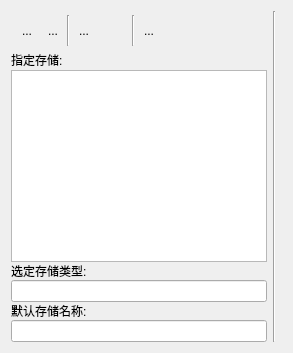
     <widget class="QWidget" name="tabStorage">
      <attribute name="title">
       <string>存储</string>
      </attribute>
      <layout class="QHBoxLayout" name="horizontalLayout_2">
       <item>
        <widget class="QWidget" name="widgetStorageFrame" native="true">
         <property name="sizePolicy">
          <sizepolicy hsizetype="Maximum" vsizetype="Preferred">
           <horstretch>0</horstretch>
           <verstretch>0</verstretch>
          </sizepolicy>
         </property>
         <layout class="QGridLayout" name="gridLayout_4">
          <property name="leftMargin">
           <number>0</number>
          </property>
          <property name="topMargin">
           <number>0</number>
          </property>
          <property name="rightMargin">
           <number>0</number>
          </property>
          <property name="bottomMargin">
           <number>0</number>
          </property>
          <property name="spacing">
           <number>0</number>
          </property>
          <item row="6" column="0" colspan="8">
           <widget class="QLineEdit" name="leDefaultStorage">
            <property name="sizePolicy">
             <sizepolicy hsizetype="Preferred" vsizetype="Fixed">
              <horstretch>0</horstretch>
              <verstretch>0</verstretch>
             </sizepolicy>
            </property>
            <property name="readOnly">
             <bool>true</bool>
            </property>
           </widget>
          </item>
          <item row="5" column="0" colspan="8">
           <widget class="QLabel" name="label_4">
            <property name="sizePolicy">
             <sizepolicy hsizetype="Preferred" vsizetype="Maximum">
              <horstretch>0</horstretch>
              <verstretch>0</verstretch>
             </sizepolicy>
            </property>
            <property name="text">
             <string>默认存储名称:</string>
            </property>
           </widget>
          </item>
          <item row="3" column="0" colspan="8">
           <widget class="QLabel" name="label_10">
            <property name="sizePolicy">
             <sizepolicy hsizetype="Preferred" vsizetype="Maximum">
              <horstretch>0</horstretch>
              <verstretch>0</verstretch>
             </sizepolicy>
            </property>
            <property name="text">
             <string>选定存储类型:</string>
            </property>
           </widget>
          </item>
          <item row="2" column="0" colspan="8">
           <widget class="QTreeWidget" name="storageList">
            <property name="sizePolicy">
             <sizepolicy hsizetype="Preferred" vsizetype="Preferred">
              <horstretch>0</horstretch>
              <verstretch>0</verstretch>
             </sizepolicy>
            </property>
            <property name="editTriggers">
             <set>QAbstractItemView::NoEditTriggers</set>
            </property>
            <property name="rootIsDecorated">
             <bool>false</bool>
            </property>
            <property name="itemsExpandable">
             <bool>false</bool>
            </property>
            <property name="headerHidden">
             <bool>true</bool>
            </property>
            <column>
             <property name="text">
              <string notr="true">1</string>
             </property>
            </column>
           </widget>
          </item>
          <item row="0" column="7">
           <spacer name="horizontalSpacer_4">
            <property name="orientation">
             <enum>Qt::Horizontal</enum>
            </property>
            <property name="sizeHint" stdset="0">
             <size>
              <width>40</width>
              <height>20</height>
             </size>
            </property>
           </spacer>
          </item>
          <item row="4" column="0" colspan="8">
           <widget class="QLineEdit" name="storageType">
            <property name="readOnly">
             <bool>true</bool>
            </property>
           </widget>
          </item>
          <item row="1" column="0" colspan="8">
           <layout class="QHBoxLayout" name="horizontalLayout">
            <item>
             <widget class="QLabel" name="labelRendering_2">
              <property name="sizePolicy">
               <sizepolicy hsizetype="Preferred" vsizetype="Maximum">
                <horstretch>0</horstretch>
                <verstretch>0</verstretch>
               </sizepolicy>
              </property>
              <property name="minimumSize">
               <size>
                <width>130</width>
                <height>0</height>
               </size>
              </property>
              <property name="text">
               <string>指定存储:</string>
              </property>
             </widget>
            </item>
            <item>
             <spacer name="horizontalSpacer_3">
              <property name="orientation">
               <enum>Qt::Horizontal</enum>
              </property>
              <property name="sizeType">
               <enum>QSizePolicy::Preferred</enum>
              </property>
              <property name="sizeHint" stdset="0">
               <size>
                <width>0</width>
                <height>20</height>
               </size>
              </property>
             </spacer>
            </item>
           </layout>
          </item>
          <item row="0" column="6">
           <layout class="QHBoxLayout" name="horizontalLayout_8">
            <property name="spacing">
             <number>2</number>
            </property>
            <property name="leftMargin">
             <number>4</number>
            </property>
            <property name="topMargin">
             <number>4</number>
            </property>
            <property name="rightMargin">
             <number>4</number>
            </property>
            <property name="bottomMargin">
             <number>4</number>
            </property>
            <item>
             <widget class="QToolButton" name="bAddStorage">
              <property name="toolTip">
               <string>Add new storage</string>
              </property>
              <property name="autoFillBackground">
               <bool>false</bool>
              </property>
              <property name="text">
               <string>...</string>
              </property>
              <property name="icon">
               <iconset resource="../page_editor/page_editor.qrc">
                <normaloff>:/images/document-new.png</normaloff>:/images/document-new.png</iconset>
              </property>
              <property name="iconSize">
               <size>
                <width>24</width>
                <height>24</height>
               </size>
              </property>
              <property name="popupMode">
               <enum>QToolButton::InstantPopup</enum>
              </property>
              <property name="autoRaise">
               <bool>true</bool>
              </property>
             </widget>
            </item>
            <item>
             <widget class="QToolButton" name="bDeleteStorage">
              <property name="toolTip">
               <string>Remove selected storage</string>
              </property>
              <property name="text">
               <string>...</string>
              </property>
              <property name="icon">
               <iconset resource="../dataset_editor/dataset_editor.qrc">
                <normaloff>:/images/trash-empty.png</normaloff>:/images/trash-empty.png</iconset>
              </property>
              <property name="iconSize">
               <size>
                <width>24</width>
                <height>24</height>
               </size>
              </property>
              <property name="autoRaise">
               <bool>true</bool>
              </property>
             </widget>
            </item>
            <item>
             <widget class="Line" name="line_7">
              <property name="orientation">
               <enum>Qt::Vertical</enum>
              </property>
             </widget>
            </item>
            <item>
             <widget class="QToolButton" name="bDefaultStorage">
              <property name="toolTip">
               <string>Set selected storage as Default</string>
              </property>
              <property name="text">
               <string>...</string>
              </property>
              <property name="icon">
               <iconset resource="../script_editor/script_editor.qrc">
                <normaloff>:/images/validate.png</normaloff>:/images/validate.png</iconset>
              </property>
              <property name="iconSize">
               <size>
                <width>24</width>
                <height>24</height>
               </size>
              </property>
              <property name="autoRaise">
               <bool>true</bool>
              </property>
             </widget>
            </item>
            <item>
             <widget class="QToolButton" name="bResetDefaultStorage">
              <property name="toolTip">
               <string>Unset default storage</string>
              </property>
              <property name="text">
               <string/>
              </property>
              <property name="icon">
               <iconset resource="../script_editor/script_editor.qrc">
                <normaloff>:/images/editdelete.png</normaloff>:/images/editdelete.png</iconset>
              </property>
              <property name="iconSize">
               <size>
                <width>24</width>
                <height>24</height>
               </size>
              </property>
              <property name="autoRaise">
               <bool>true</bool>
              </property>
             </widget>
            </item>
            <item>
             <widget class="Line" name="line_4">
              <property name="orientation">
               <enum>Qt::Vertical</enum>
              </property>
             </widget>
            </item>
            <item>
             <widget class="QToolButton" name="bStorageRename">
              <property name="toolTip">
               <string>Rename selected storage</string>
              </property>
              <property name="text">
               <string>...</string>
              </property>
              <property name="icon">
               <iconset resource="reporteditor.qrc">
                <normaloff>:/images/rename.png</normaloff>:/images/rename.png</iconset>
              </property>
              <property name="iconSize">
               <size>
                <width>24</width>
                <height>24</height>
               </size>
              </property>
              <property name="autoRaise">
               <bool>true</bool>
              </property>
             </widget>
            </item>
           </layout>
          </item>
         </layout>
        </widget>
       </item>
       <item>
        <widget class="Line" name="line">
         <property name="orientation">
          <enum>Qt::Vertical</enum>
         </property>
        </widget>
       </item>
       <item>
        <widget class="QWidget" name="widgetStorageHelperFrame" native="true">
         <property name="sizePolicy">
          <sizepolicy hsizetype="Preferred" vsizetype="Preferred">
           <horstretch>0</horstretch>
           <verstretch>0</verstretch>
          </sizepolicy>
         </property>
         <layout class="QGridLayout" name="gridLayout_7">
          <property name="leftMargin">
           <number>0</number>
          </property>
          <property name="topMargin">
           <number>0</number>
          </property>
          <property name="rightMargin">
           <number>0</number>
          </property>
          <property name="bottomMargin">
           <number>0</number>
          </property>
          <property name="spacing">
           <number>6</number>
          </property>
          <item row="0" column="0">
           <layout class="QVBoxLayout" name="storageHelperLayout">
            <property name="sizeConstraint">
             <enum>QLayout::SetMaximumSize</enum>
            </property>
           </layout>
          </item>
         </layout>
        </widget>
       </item>
      </layout>
     </widget>
